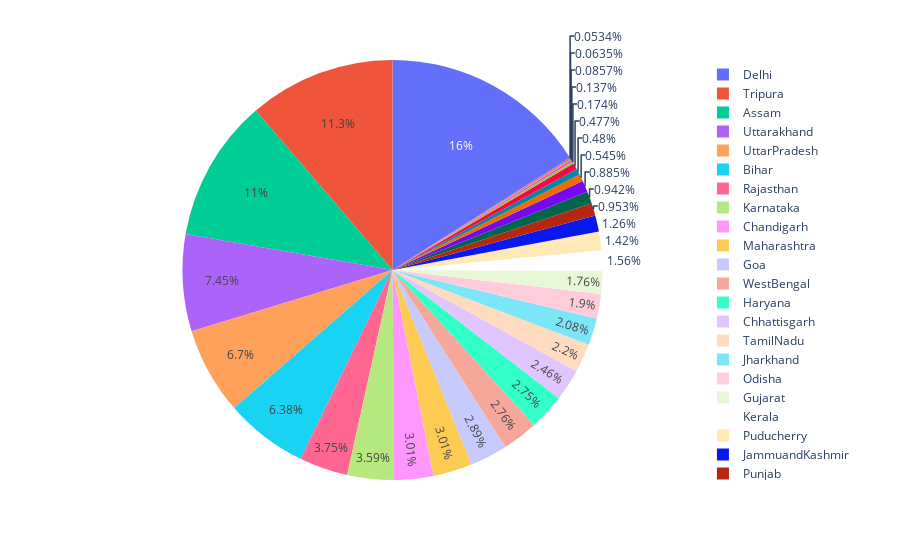

The cell this chart's notebook holds for it:
### Code cell
fig = px.pie(total_ev,names='StateName',values='percentage_ev')
fig.show()

### Figure 1 — Plotly figure (JSON) as saved in the notebook; plotly's stock layout.template omitted (floating-point values rounded to 4 significant figures)
{"data": [{"domain": {"x": [0, 1], "y": [0, 1]}, "hovertemplate": "StateName=%{label}<br>percentage_ev=%{value}<extra></extra>", "labels": ["Andaman&NicobarIsland", "ArunachalPradesh", "Assam", "Bihar", "Chandigarh", "Chhattisgarh", "Delhi", "Goa", "Gujarat", "Haryana", "HimachalPradesh", "JammuandKashmir", "Jharkhand", "Karnataka", "Kerala", "Ladakh", "Maharashtra", "Manipur", "Meghalaya", "Mizoram", "Nagaland", "Odisha", "Puducherry", "Punjab", "Rajasthan", "Sikkim", "TamilNadu", "Tripura", "UTofDNHandDD", "Uttarakhand", "UttarPradesh", "WestBengal"], "legendgroup": "", "name": "", "showlegend": true, "type": "pie", "values": [0.1101, 0.007906, 1.366, 0.7944, 0.3751, 0.3058, 1.994, 0.3599, 0.2192, 0.3424, 0.05977, 0.157, 0.2585, 0.4466, 0.1947, 0.06784, 0.3742, 0.1172, 0.01067, 0.006653, 0.0171, 0.2368, 0.1767, 0.1186, 0.4672, 0.0216, 0.2742, 1.405, 0.05944, 0.9275, 0.834, 0.3438]}], "layout": {"legend": {"tracegroupgap": 0}, "margin": {"t": 60}}}
